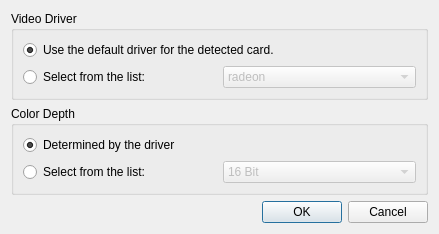
<?xml version="1.0" encoding="UTF-8"?>
<ui version="4.0">
 <class>VideoCardDialog</class>
 <widget class="QDialog" name="VideoCardDialog">
  <property name="geometry">
   <rect>
    <x>0</x>
    <y>0</y>
    <width>439</width>
    <height>229</height>
   </rect>
  </property>
  <property name="windowTitle">
   <string>Video Card Configuration</string>
  </property>
  <property name="modal">
   <bool>true</bool>
  </property>
  <layout class="QVBoxLayout" name="verticalLayout_3">
   <item>
    <widget class="QGroupBox" name="driverBox">
     <property name="title">
      <string>Video Driver</string>
     </property>
     <layout class="QVBoxLayout" name="verticalLayout">
      <item>
       <widget class="QRadioButton" name="autoDriverButton">
        <property name="text">
         <string>Use the default driver for the detected card.</string>
        </property>
        <property name="checked">
         <bool>true</bool>
        </property>
       </widget>
      </item>
      <item>
       <layout class="QHBoxLayout" name="horizontalLayout">
        <item>
         <widget class="QRadioButton" name="manualDriverButton">
          <property name="text">
           <string>Select from the list:</string>
          </property>
         </widget>
        </item>
        <item>
         <widget class="QComboBox" name="driverSelection">
          <property name="enabled">
           <bool>false</bool>
          </property>
          <item>
           <property name="text">
            <string notr="true">radeon</string>
           </property>
          </item>
         </widget>
        </item>
       </layout>
      </item>
     </layout>
    </widget>
   </item>
   <item>
    <widget class="QGroupBox" name="depthBox">
     <property name="title">
      <string>Color Depth</string>
     </property>
     <layout class="QVBoxLayout" name="verticalLayout_2">
      <item>
       <widget class="QRadioButton" name="autoDepthButton">
        <property name="text">
         <string>Determined by the driver</string>
        </property>
        <property name="checked">
         <bool>true</bool>
        </property>
       </widget>
      </item>
      <item>
       <layout class="QHBoxLayout" name="horizontalLayout_2">
        <item>
         <widget class="QRadioButton" name="manualDepthButton">
          <property name="text">
           <string>Select from the list:</string>
          </property>
         </widget>
        </item>
        <item>
         <widget class="QComboBox" name="depthSelection">
          <property name="enabled">
           <bool>false</bool>
          </property>
          <item>
           <property name="text">
            <string>16 Bit</string>
           </property>
          </item>
          <item>
           <property name="text">
            <string>24 Bit</string>
           </property>
          </item>
         </widget>
        </item>
       </layout>
      </item>
     </layout>
    </widget>
   </item>
   <item>
    <spacer name="verticalSpacer">
     <property name="orientation">
      <enum>Qt::Vertical</enum>
     </property>
     <property name="sizeType">
      <enum>QSizePolicy::MinimumExpanding</enum>
     </property>
     <property name="sizeHint" stdset="0">
      <size>
       <width>20</width>
       <height>0</height>
      </size>
     </property>
    </spacer>
   </item>
   <item>
    <widget class="QDialogButtonBox" name="buttonBox">
     <property name="orientation">
      <enum>Qt::Horizontal</enum>
     </property>
     <property name="standardButtons">
      <set>QDialogButtonBox::Cancel|QDialogButtonBox::Ok</set>
     </property>
    </widget>
   </item>
  </layout>
 </widget>
 <resources/>
 <connections>
  <connection>
   <sender>buttonBox</sender>
   <signal>accepted()</signal>
   <receiver>VideoCardDialog</receiver>
   <slot>accept()</slot>
   <hints>
    <hint type="sourcelabel">
     <x>244</x>
     <y>264</y>
    </hint>
    <hint type="destinationlabel">
     <x>157</x>
     <y>244</y>
    </hint>
   </hints>
  </connection>
  <connection>
   <sender>buttonBox</sender>
   <signal>rejected()</signal>
   <receiver>VideoCardDialog</receiver>
   <slot>reject()</slot>
   <hints>
    <hint type="sourcelabel">
     <x>312</x>
     <y>264</y>
    </hint>
    <hint type="destinationlabel">
     <x>286</x>
     <y>244</y>
    </hint>
   </hints>
  </connection>
  <connection>
   <sender>manualDriverButton</sender>
   <signal>toggled(bool)</signal>
   <receiver>driverSelection</receiver>
   <slot>setEnabled(bool)</slot>
   <hints>
    <hint type="sourcelabel">
     <x>174</x>
     <y>75</y>
    </hint>
    <hint type="destinationlabel">
     <x>319</x>
     <y>71</y>
    </hint>
   </hints>
  </connection>
  <connection>
   <sender>manualDepthButton</sender>
   <signal>toggled(bool)</signal>
   <receiver>depthSelection</receiver>
   <slot>setEnabled(bool)</slot>
   <hints>
    <hint type="sourcelabel">
     <x>162</x>
     <y>163</y>
    </hint>
    <hint type="destinationlabel">
     <x>313</x>
     <y>166</y>
    </hint>
   </hints>
  </connection>
 </connections>
</ui>
